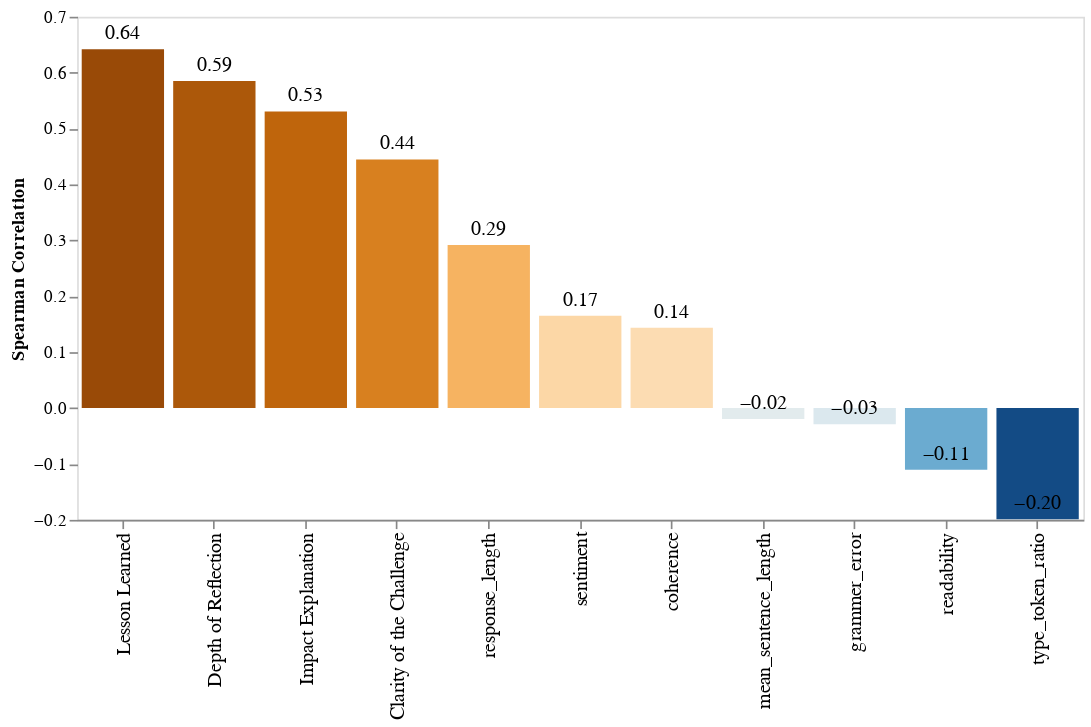

Notebook code for this chart:
### Code cell
chart = alt.Chart(correlation_plot_df.reset_index()).mark_bar().encode(
    x=alt.X('index:N', sort='-y', title='', 
        axis=alt.Axis(labelFontSize=12)  # Bigger x-axis labels, horizontal orientation
    ),
    y=alt.Y('score:Q', title='Spearman Correlation', 
        axis=alt.Axis(domain=False, grid=False)  # Remove y-axis line & grid
    ),
    color=alt.Color('score:Q', 
        scale=alt.Scale(scheme='blueorange', domainMid=0),  # Cold-Warm color mapping
        legend=None
    )
).properties(
    width=600, height=300  # Bigger chart for better readability
)

text = alt.Chart(correlation_plot_df.reset_index()).mark_text(
    align='center',
    baseline='middle',
    dy=-10,  # Adjust text position
    fontSize=12,  # Bigger text
    color='black'
).encode(
    x=alt.X('index:N', sort='-y', 
        axis=alt.Axis(labelFontSize=12)  # Match bigger x-axis labels
    ),
    y=alt.Y('score:Q'),
    text=alt.Text('score:Q', format=".2f")  # Format to 2 decimal places
)

chart + text

### Figure 1 — Vega-Lite specification as saved in the notebook (floating-point values rounded to 4 significant figures)
{"config": {"view": {"continuousWidth": 300, "continuousHeight": 300}}, "layer": [{"data": {"name": "data-d89e87aa52ba62a88da74167165c39bf"}, "mark": {"type": "bar"}, "encoding": {"color": {"field": "score", "legend": null, "scale": {"domainMid": 0, "scheme": "blueorange"}, "type": "quantitative"}, "x": {"axis": {"labelFontSize": 12}, "field": "index", "sort": "-y", "title": "", "type": "nominal"}, "y": {"axis": {"domain": false, "grid": false}, "field": "score", "title": "Spearman Correlation", "type": "quantitative"}}}, {"data": {"name": "data-d89e87aa52ba62a88da74167165c39bf"}, "mark": {"type": "text", "align": "center", "baseline": "middle", "color": "black", "dy": -10, "fontSize": 12}, "encoding": {"text": {"field": "score", "format": ".2f", "type": "quantitative"}, "x": {"axis": {"labelFontSize": 12}, "field": "index", "sort": "-y", "type": "nominal"}, "y": {"field": "score", "type": "quantitative"}}}], "height": 300, "width": 600, "$schema": "https://vega.github.io/schema/vega-lite/v5.17.0.json", "datasets": {"data-d89e87aa52ba62a88da74167165c39bf": [{"index": "response_length", "score": 0.2918}, {"index": "grammer_error", "score": -0.02883}, {"index": "readability", "score": -0.1106}, {"index": "type_token_ratio", "score": -0.1988}, {"index": "mean_sentence_length", "score": -0.01975}, {"index": "coherence", "score": 0.1438}, {"index": "sentiment", "score": 0.165}, {"index": "Clarity of the Challenge", "score": 0.4446}, {"index": "Impact Explanation", "score": 0.5307}, {"index": "Lesson Learned", "score": 0.6418}, {"index": "Depth of Reflection", "score": 0.5852}]}}
